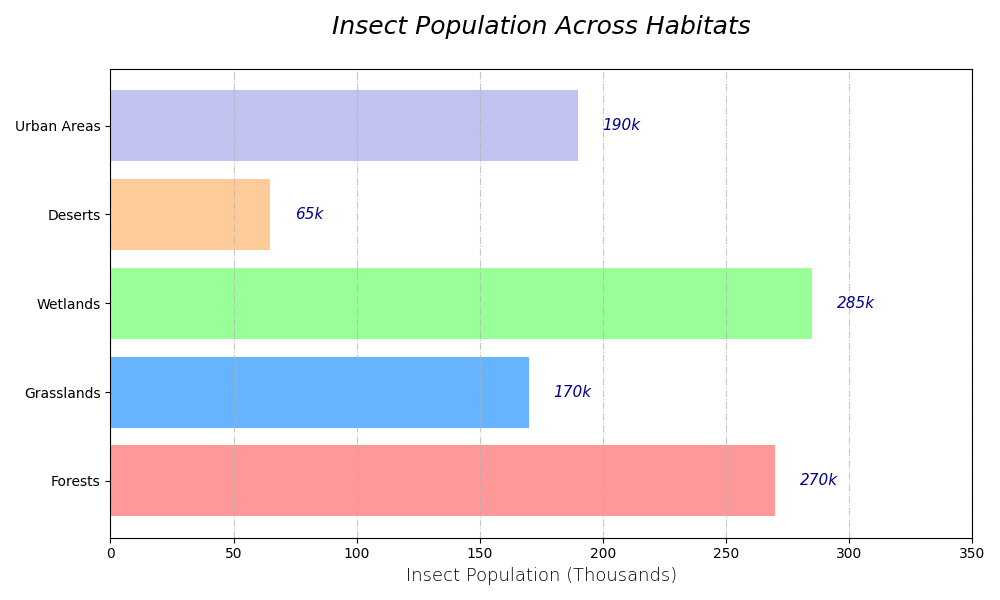

Recreate this plot in Python.
import matplotlib.pyplot as plt
import numpy as np

habitats = ['Forests', 'Grasslands', 'Wetlands', 'Deserts', 'Urban Areas']
population_data = np.array([
    [150, 50, 40, 10, 20],
    [70, 60, 25, 5, 10],
    [90, 70, 80, 15, 30],
    [15, 7, 3, 35, 5],
    [50, 30, 60, 30, 20]
])

total_populations = np.sum(population_data, axis=1)

fig, ax = plt.subplots(figsize=(10, 6))

# Altering stylistic elements
colors = ['#ff9999', '#66b3ff', '#99ff99', '#ffcc99', '#c2c2f0']
bars = ax.barh(habitats, total_populations, color=colors, edgecolor='none')

# Adjusted data labels
for bar in bars:
    ax.text(bar.get_width() + 10, bar.get_y() + bar.get_height()/2,
            f'{int(bar.get_width())}k', va='center', fontsize=11, fontstyle='italic', color='darkblue')

ax.set_xlabel("Insect Population (Thousands)", fontsize=13, fontweight='light')
ax.xaxis.grid(True, linestyle='-.', alpha=0.7)
ax.set_xlim(0, 350)

ax.set_title("Insect Population Across Habitats", fontsize=18, fontweight='light', style='italic', pad=25)

plt.tight_layout()
plt.show()
